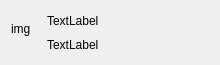
<?xml version="1.0" encoding="UTF-8"?>
<ui version="4.0">
 <class>CommentFrame</class>
 <widget class="QFrame" name="CommentFrame">
  <property name="geometry">
   <rect>
    <x>0</x>
    <y>0</y>
    <width>220</width>
    <height>65</height>
   </rect>
  </property>
  <property name="windowTitle">
   <string>Frame</string>
  </property>
  <property name="frameShape">
   <enum>QFrame::NoFrame</enum>
  </property>
  <layout class="QHBoxLayout" name="horizontalLayout">
   <item>
    <layout class="QVBoxLayout" name="verticalLayout_2">
     <item>
      <widget class="QLabel" name="avatarLabel">
       <property name="minimumSize">
        <size>
         <width>30</width>
         <height>30</height>
        </size>
       </property>
       <property name="maximumSize">
        <size>
         <width>30</width>
         <height>30</height>
        </size>
       </property>
       <property name="text">
        <string>img</string>
       </property>
       <property name="scaledContents">
        <bool>true</bool>
       </property>
      </widget>
     </item>
     <item>
      <spacer name="verticalSpacer">
       <property name="orientation">
        <enum>Qt::Vertical</enum>
       </property>
      </spacer>
     </item>
    </layout>
   </item>
   <item>
    <layout class="QVBoxLayout" name="verticalLayout">
     <item>
      <widget class="QLabel" name="authorLabel">
       <property name="text">
        <string>TextLabel</string>
       </property>
      </widget>
     </item>
     <item>
      <widget class="QLabel" name="contentLabel">
       <property name="text">
        <string>TextLabel</string>
       </property>
       <property name="wordWrap">
        <bool>true</bool>
       </property>
      </widget>
     </item>
    </layout>
   </item>
  </layout>
 </widget>
 <resources/>
 <connections/>
</ui>
